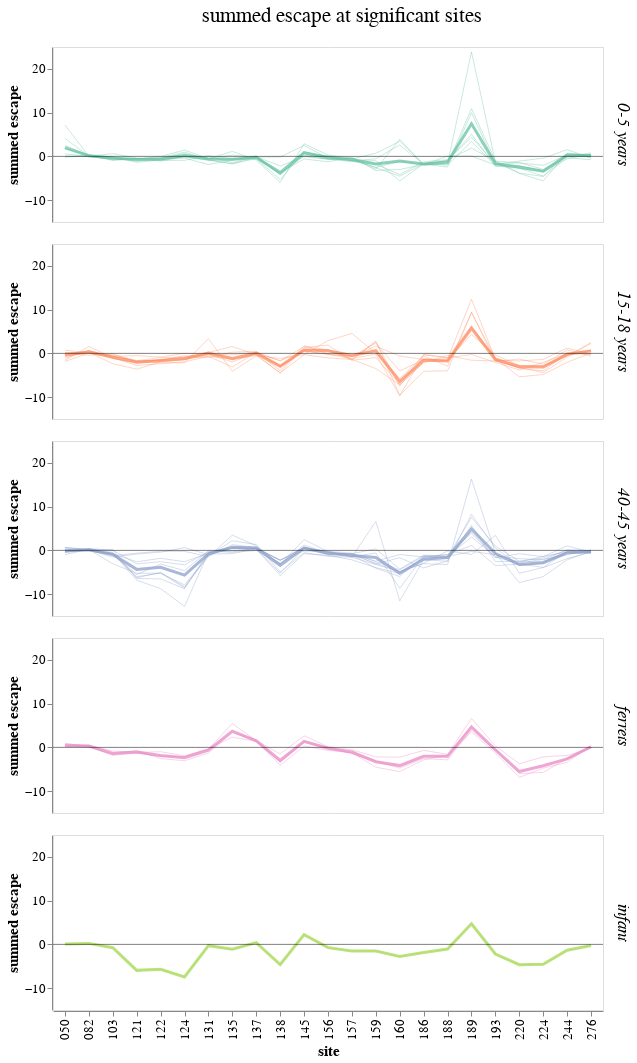

The cell this chart's notebook holds for it:
### Code cell
faceted_lineplot_filtered

### Figure 1 — Vega-Lite specification as saved in the notebook (floating-point values rounded to 4 significant figures; data arrays with more than 128 entries replaced by an {"elided": "..."} marker saying what was removed)
{"config": {"view": {"continuousWidth": 300, "continuousHeight": 300}, "axis": {"grid": false, "labelFontSize": 13, "titleFontSize": 15}}, "data": {"name": "data-1f1ba46ac77db097f06806fd48ae8611"}, "facet": {"field": "age_group", "header": {"labelFontSize": 17, "labelFontStyle": "italic", "labelOrient": "right", "titleFontSize": 21, "titleFontWeight": "normal", "titlePadding": 20}, "title": "summed escape at significant sites", "type": "nominal"}, "spec": {"layer": [{"mark": {"type": "line", "opacity": 0.6, "size": 0.6}, "encoding": {"color": {"field": "age_group", "legend": null, "scale": {"scheme": "set2"}, "type": "nominal"}, "detail": {"field": "serum", "type": "nominal"}, "tooltip": [{"field": "serum", "type": "nominal"}, {"field": "site", "type": "nominal"}, {"field": "escape_mean", "type": "quantitative"}], "x": {"field": "site", "title": "site", "type": "nominal"}, "y": {"field": "escape_mean", "title": "summed escape", "type": "quantitative"}}}, {"mark": {"type": "line", "opacity": 0.75, "size": 3}, "encoding": {"color": {"field": "age_group", "legend": null, "scale": {"scheme": "set2"}, "type": "nominal"}, "tooltip": [{"field": "site", "type": "nominal"}, {"field": "escape_mean", "type": "quantitative"}], "x": {"field": "site", "title": "site", "type": "nominal"}, "y": {"field": "mean_escape_mean", "title": "summed escape", "type": "quantitative"}}}, {"data": {"name": "data-06fd9f850666401b4599de5588b60692"}, "mark": {"type": "rule", "opacity": 0.5}, "encoding": {"y": {"field": "y", "type": "quantitative"}}}], "height": 175, "width": 550}, "columns": 1, "$schema": "https://vega.github.io/schema/vega-lite/v5.8.0.json", "datasets": {"data-1f1ba46ac77db097f06806fd48ae8611": {"elided": "690 records"}, "data-06fd9f850666401b4599de5588b60692": [{"y": 0}]}}
